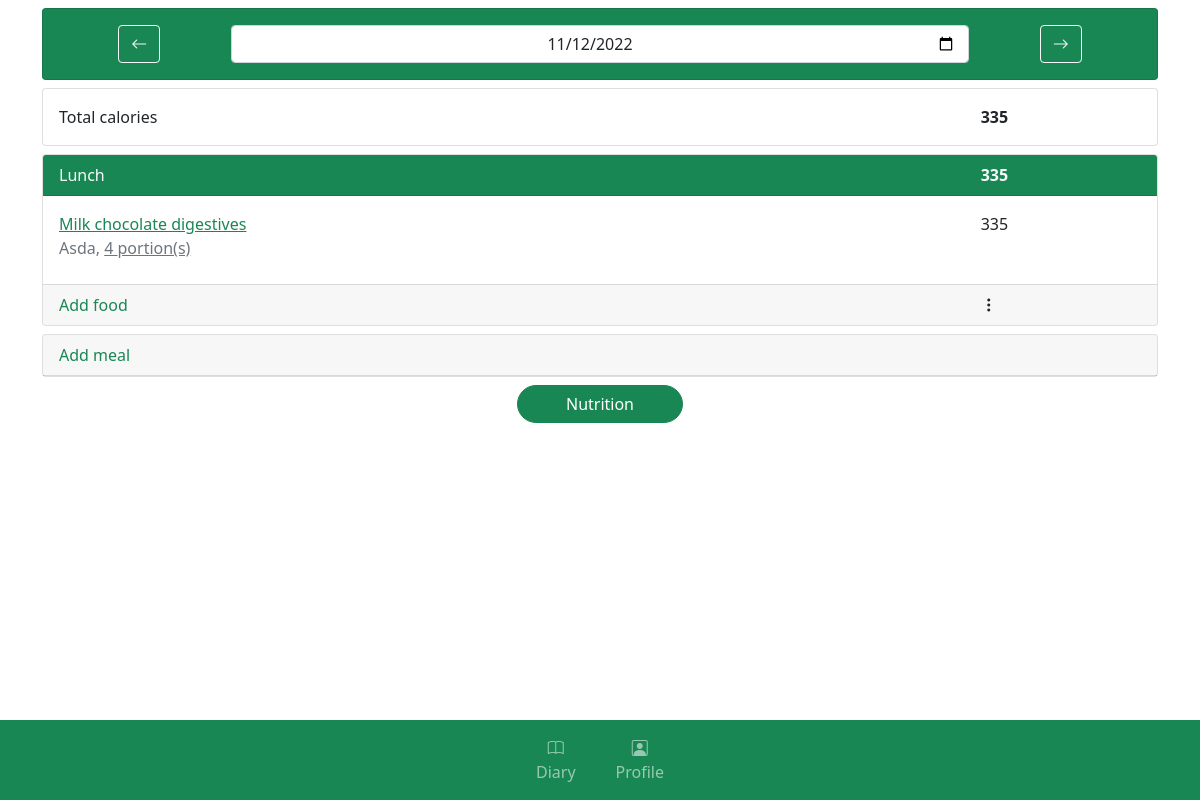
/diary (signed in), run on the app's committed database.
### app/models.py (models this page shows, shortened)
class DiaryEntry(db.Model):
    id = db.Column(db.String(36), primary_key=True, default=generate_uuid)
    day = db.Column(db.Date, nullable=False)
    meals = db.relationship('Meal', back_populates='diaryentry')
    profile_id = db.Column(db.String(36), db.ForeignKey('profile.id'))
    profile = db.relationship('Profile', back_populates='diaryentries')
    def nutrition(self):
        return add_nutrition_data(self.meals)

class NutritionRecord(db.Model):
    id = db.Column(db.String(36), primary_key=True, default=generate_uuid)
    name = db.Column(db.String(64), nullable=False)
    per_100 = db.Column(db.Float)
    amount = db.Column(db.Float)
    food_id = db.Column(db.String(36), db.ForeignKey('food.id'))
    food = db.relationship('Food', back_populates='nutrition_records')
    profile_id = db.Column(db.String(36), db.ForeignKey('profile.id'))

class FoodEntry(db.Model):
    id = db.Column(db.String(36), primary_key=True, default=generate_uuid)
    quantity = db.Column(db.Integer, nullable=False)
    food_id = db.Column(db.String(36), db.ForeignKey('food.id'))
    food = db.relationship('Food')
    meal_id = db.Column(db.String(36), db.ForeignKey('meal.id'))
    meal = db.relationship('Meal', back_populates='foodentries')
    def nutrition(self):
        nutrition_info = self.food.nutrition()
        for record in nutrition_info.keys():
            nutrition_info[record] *= self.quantity
        return nutrition_info

class Meal(db.Model):
    id = db.Column(db.String(36), primary_key=True, default=generate_uuid)
    category = db.Column(db.String(32))
    foodentries = db.relationship('FoodEntry', back_populates='meal')
    diaryentry_id = db.Column(db.String(36), db.ForeignKey('diary_entry.id'))
    diaryentry = db.relationship('DiaryEntry', back_populates='meals')
    def nutrition(self):
        return add_nutrition_data(self.foodentries)

class Food(db.Model):
    id = db.Column(db.String(36), primary_key=True, default=generate_uuid)
    name = db.Column(db.String(32), index=True, nullable=False)
    barcode = db.Column(db.String(32), index=True, nullable=False)
    brand = db.Column(db.String(32))
    serving_size = db.Column(db.Integer, nullable=False)
    nutrition_records = db.relationship('NutritionRecord', back_populates='food')
    def nutrition(self):
        nutrition_info = {}
        for record in self.nutrition_records:
            nutrition_info[record.name] = record.amount
        return nutrition_info

### app/routes.py (the view, shortened to what this page needs)
@app.route('/diary', defaults={'indate':''}, methods=['GET', 'POST'])
@app.route('/diary/<indate>', methods=['GET', 'POST'])
@login_required
def diary(indate : str):
    if not indate:
        date_select = date.today()
    else:
        date_select = date.fromisoformat(indate)
    diary_entry = db.session.query(DiaryEntry).filter_by(day=date_select).one_or_none()
    form = addMealForm()
    if form.validate_on_submit():
        add_meal = Meal(category=form.category.data, diaryentry=diary_entry)
        db.session.add(add_meal)
        db.session.commit()
    return render_template('diary.html', diary_entry=diary_entry, form=form)

### app/forms.py
class addMealForm(FlaskForm):
    category = StringField('Category (breakfast, lunch etc)')
    submit = SubmitField('Add')

### app/models.py (called while the page is built)
@login.user_loader
def load_user(id):
    return Profile.query.get(id)

### app/utils.py (called while the page is built)
def add_nutrition_data(nutrition_iterable):
    nutrition_info = {}
    for elem in nutrition_iterable:
        if getattr(elem, 'nutrition', None):
            for k,v in elem.nutrition().items():
                if not k in nutrition_info:
                    nutrition_info[k] = v
                else:
                    nutrition_info[k] += v
    return nutrition_info

### app/templates/diary.html (shortened to what this page needs)
{% extends "base.html" %}
{% block content %}
<div class="container mt-2">
    <div id="date_select_card" class="card bg-success text-center">
        <div class="card-body">
            <div class="row">
                <div class="col-2 p-0">
                    <a class="btn btn-outline-light" onclick="date_button_change(url='/diary/',mode='minus')"><i class="bi bi-arrow-left"></i></a>
                </div>
                <div class="col p-0">
                    <input style="text-align: center;" class="form-control" type="date" id="date-select" value="{{diary_entry.day}}" onchange="date_select_change(this)">
                </div>
                <div class="col-2 p-0">
                    <a class="btn btn-outline-light" onclick="date_button_change(url='/diary/',mode='add')"><i class="bi bi-arrow-right"></i></a>
                </div>
            </div>
        </div>
    </div>
    <div class="card mt-2">
        <div class="card-body">
            <div class="row">
                <div class="col-10">
                    Total calories
                </div>
                <div class="col">
                    {% if 'calories' in diary_entry.nutrition() %}
                        <b>{{ diary_entry.nutrition()['calories']|int }}</b>
                    {% endif %}
                </div>
            </div>
        </div>
    </div>
    {% for meal in diary_entry.meals %}
        <div class="card mt-2">
            <div class="card-header bg-success text-light">
                <div class="row">
                    <div class="col-10">
                        {{ meal.category|capitalize }}
                    </div>
                    <div class="col">
                        {% if 'calories' in meal.nutrition() %}
                            <b>{{ meal.nutrition()['calories']|int }}</b>
                        {% endif %}
                    </div>
                </div>
            </div>
            {% if meal.foodentries %}
                <div class="card-body">
                    {% for entry in meal.foodentries %}
                        <div class="row">
                            <div class="col-10">
                                <a class="link-success" href="{{ url_for('edit_food',food_id=entry.food.id,indate=diary_entry.day.isoformat()) }}">{{ entry.food.name }}</a>
                            </div>
                            <div class="col">
                                {% if 'calories' in meal.nutrition() %}
                                    <span class="calories_container_{{meal.id}}">{{ entry.nutrition()['calories']|int}}</span>
                                {% endif %}
                            </div>
                        </div>
                        <div class="row mb-2">
                            <div class="col">
                                {% if entry.food.brand %}<span class="text-muted">{{ entry.food.brand }},</span>{% endif %}
                                <span class="dropdown">
                                    <a class="link-secondary" href="#" role="button" id="meal_options_link" data-bs-toggle="dropdown" aria-expanded="false">
                                         {{ entry.quantity }} portion(s)
                                    </a>
                                </span>
                            </div>
                        </div>
                    {% endfor %}
                </div>
            {% endif %}
            <div class="card-footer">
                <div class="row">
                    <div class="col-10">
                        <a style="text-decoration: none;" class="link-success" href="{{ url_for('addmeal', meal_id=meal.id) }}">Add food</a>
                    </div>
                    <div class="col">
                        <div class="dropdown">
                            <a class="link-dark" href="#" role="button" id="meal_options_link" data-bs-toggle="dropdown" aria-expanded="false">
                                <i class="bi bi-three-dots-vertical"></i>
                            </a>
                          </div>
                    </div>
                </div>
            </div>
        </div>
    {% endfor %}
    <div class="card mt-2">
        <div class="card-header">
            <a style="text-decoration: none;" class="link-success" data-bs-toggle="collapse" href="#addMealCollapse" aria-expanded="false" aria-controls="addMealCollapse">Add meal</a>
        </div>
    </div>
    <div class="row mt-2 text-center">
        <div class="col">
            <a class="btn btn-success rounded-pill ps-5 pe-5" href="{{ url_for('diary_nutrition', indate=diary_entry.day.isoformat()) }}">Nutrition</a>
        </div>
    </div>
</div>
{% endblock %}

### data on the page
DiaryEntry: day "11/12/2022"
NutritionRecord: amount+name "335"
Meal: category "Lunch", quantity "335"
FoodEntry: food.name "Milk chocolate digestives", quantity.name "335", food.brand "Asda", quantity "4"
